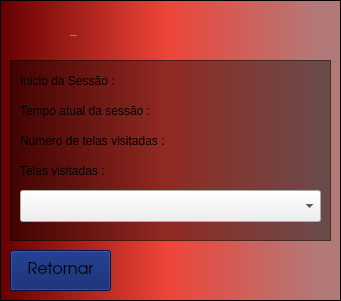
<?xml version="1.0" encoding="UTF-8"?>
<ui version="4.0">
 <class>frmSessaoAtual</class>
 <widget class="QFrame" name="frmSessaoAtual">
  <property name="geometry">
   <rect>
    <x>0</x>
    <y>0</y>
    <width>341</width>
    <height>301</height>
   </rect>
  </property>
  <property name="minimumSize">
   <size>
    <width>341</width>
    <height>301</height>
   </size>
  </property>
  <property name="maximumSize">
   <size>
    <width>341</width>
    <height>301</height>
   </size>
  </property>
  <property name="windowTitle">
   <string>Sessão Atual do Usuário</string>
  </property>
  <property name="styleSheet">
   <string notr="true">#frmSessaoAtual
{
		background-color: qlineargradient(spread:pad, x1:0, y1:0, x2:1, y2:0, stop:0 rgba(99, 0, 0, 255), stop:0.484375 rgba(238, 68, 56, 255), stop:0.931937 rgba(179, 121, 121, 255));
}
#lblSessaoUsuario
{
	font: 28px &quot;URW Gothic L&quot; ;
	color: white;
	font: bold;
}

#gpbSessao
{
	background-color: rgba(0, 0, 0, 100);
}

#btnRetornar
{
	background-color: rgb(0, 25, 100);
}</string>
  </property>
  <property name="frameShape">
   <enum>QFrame::StyledPanel</enum>
  </property>
  <property name="frameShadow">
   <enum>QFrame::Raised</enum>
  </property>
  <widget class="QFrame" name="gpbSessao">
   <property name="geometry">
    <rect>
     <x>10</x>
     <y>60</y>
     <width>321</width>
     <height>181</height>
    </rect>
   </property>
   <property name="maximumSize">
    <size>
     <width>481</width>
     <height>331</height>
    </size>
   </property>
   <property name="styleSheet">
    <string notr="true">QLabel, QComboBox
{
	font: 45 12pt &quot;URW Gothic L&quot;;
}</string>
   </property>
   <property name="frameShape">
    <enum>QFrame::StyledPanel</enum>
   </property>
   <property name="frameShadow">
    <enum>QFrame::Raised</enum>
   </property>
   <widget class="QComboBox" name="cmbTelas">
    <property name="geometry">
     <rect>
      <x>10</x>
      <y>130</y>
      <width>301</width>
      <height>32</height>
     </rect>
    </property>
    <property name="minimumSize">
     <size>
      <width>301</width>
      <height>32</height>
     </size>
    </property>
    <property name="maximumSize">
     <size>
      <width>301</width>
      <height>32</height>
     </size>
    </property>
   </widget>
   <widget class="QLabel" name="lblTelas">
    <property name="geometry">
     <rect>
      <x>10</x>
      <y>100</y>
      <width>121</width>
      <height>21</height>
     </rect>
    </property>
    <property name="minimumSize">
     <size>
      <width>121</width>
      <height>21</height>
     </size>
    </property>
    <property name="maximumSize">
     <size>
      <width>121</width>
      <height>21</height>
     </size>
    </property>
    <property name="text">
     <string>Telas visitadas : </string>
    </property>
   </widget>
   <widget class="QLabel" name="lblNumeroTelas">
    <property name="geometry">
     <rect>
      <x>10</x>
      <y>70</y>
      <width>311</width>
      <height>21</height>
     </rect>
    </property>
    <property name="minimumSize">
     <size>
      <width>311</width>
      <height>21</height>
     </size>
    </property>
    <property name="maximumSize">
     <size>
      <width>311</width>
      <height>21</height>
     </size>
    </property>
    <property name="text">
     <string>Numero de telas visitadas : </string>
    </property>
   </widget>
   <widget class="QLabel" name="lblInicio">
    <property name="geometry">
     <rect>
      <x>10</x>
      <y>10</y>
      <width>311</width>
      <height>21</height>
     </rect>
    </property>
    <property name="minimumSize">
     <size>
      <width>311</width>
      <height>21</height>
     </size>
    </property>
    <property name="maximumSize">
     <size>
      <width>311</width>
      <height>21</height>
     </size>
    </property>
    <property name="text">
     <string>Inicio da Sessão : </string>
    </property>
   </widget>
   <widget class="QLabel" name="lblTempo">
    <property name="geometry">
     <rect>
      <x>10</x>
      <y>40</y>
      <width>311</width>
      <height>21</height>
     </rect>
    </property>
    <property name="minimumSize">
     <size>
      <width>311</width>
      <height>21</height>
     </size>
    </property>
    <property name="maximumSize">
     <size>
      <width>311</width>
      <height>21</height>
     </size>
    </property>
    <property name="text">
     <string>Tempo atual da sessão :</string>
    </property>
   </widget>
  </widget>
  <widget class="QLabel" name="lblSessaoUsuario">
   <property name="geometry">
    <rect>
     <x>70</x>
     <y>10</y>
     <width>201</width>
     <height>51</height>
    </rect>
   </property>
   <property name="font">
    <font>
     <family>URW Gothic L</family>
     <pointsize>-1</pointsize>
     <weight>75</weight>
     <italic>false</italic>
     <bold>true</bold>
    </font>
   </property>
   <property name="text">
    <string>SESSÃO ATUAL</string>
   </property>
  </widget>
  <widget class="QPushButton" name="btnRetornar">
   <property name="geometry">
    <rect>
     <x>10</x>
     <y>250</y>
     <width>101</width>
     <height>41</height>
    </rect>
   </property>
   <property name="font">
    <font>
     <family>URW Gothic L</family>
     <pointsize>12</pointsize>
    </font>
   </property>
   <property name="text">
    <string>Retornar</string>
   </property>
  </widget>
 </widget>
 <resources/>
 <connections/>
</ui>
